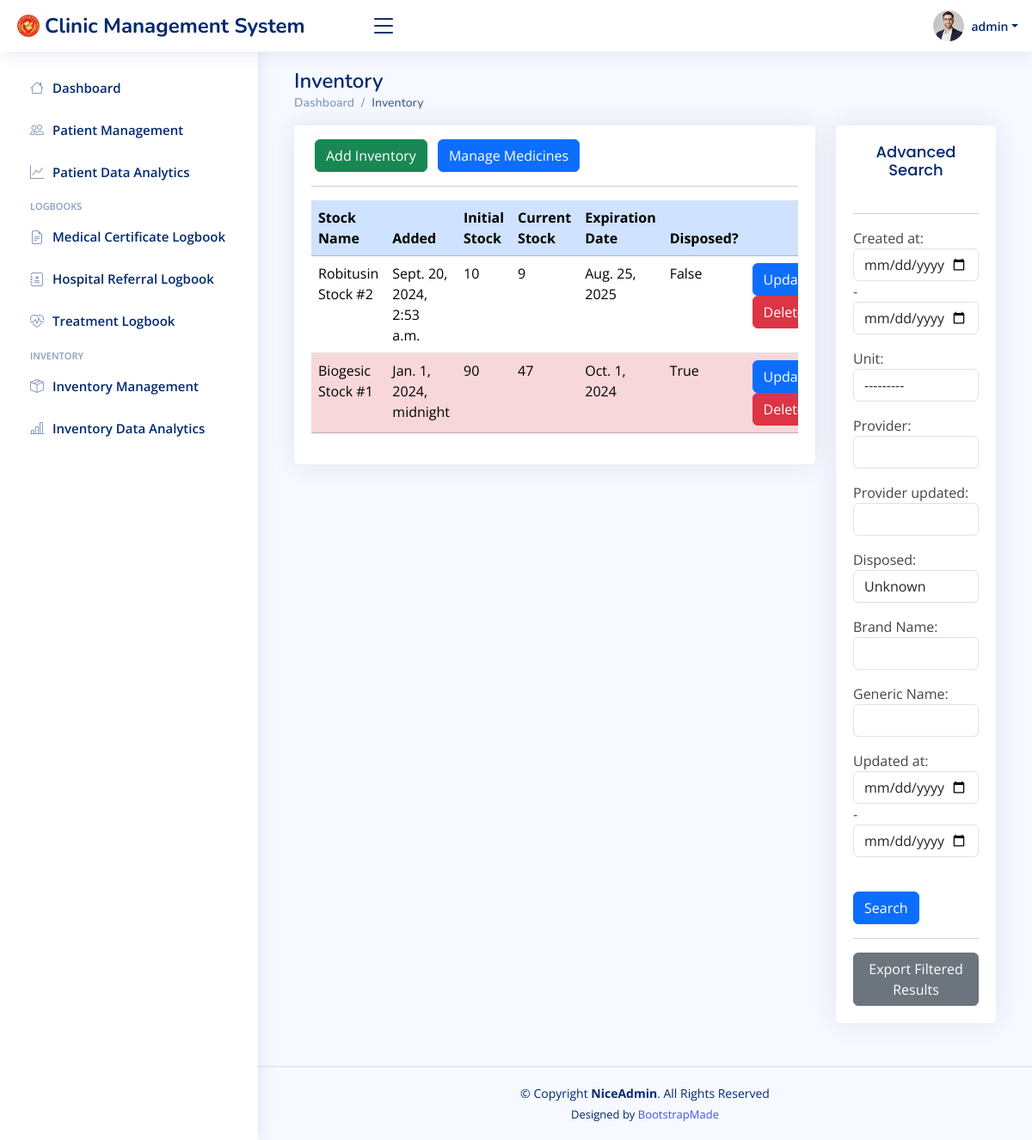
The app's page /inventorydata/ (signed in), older data.
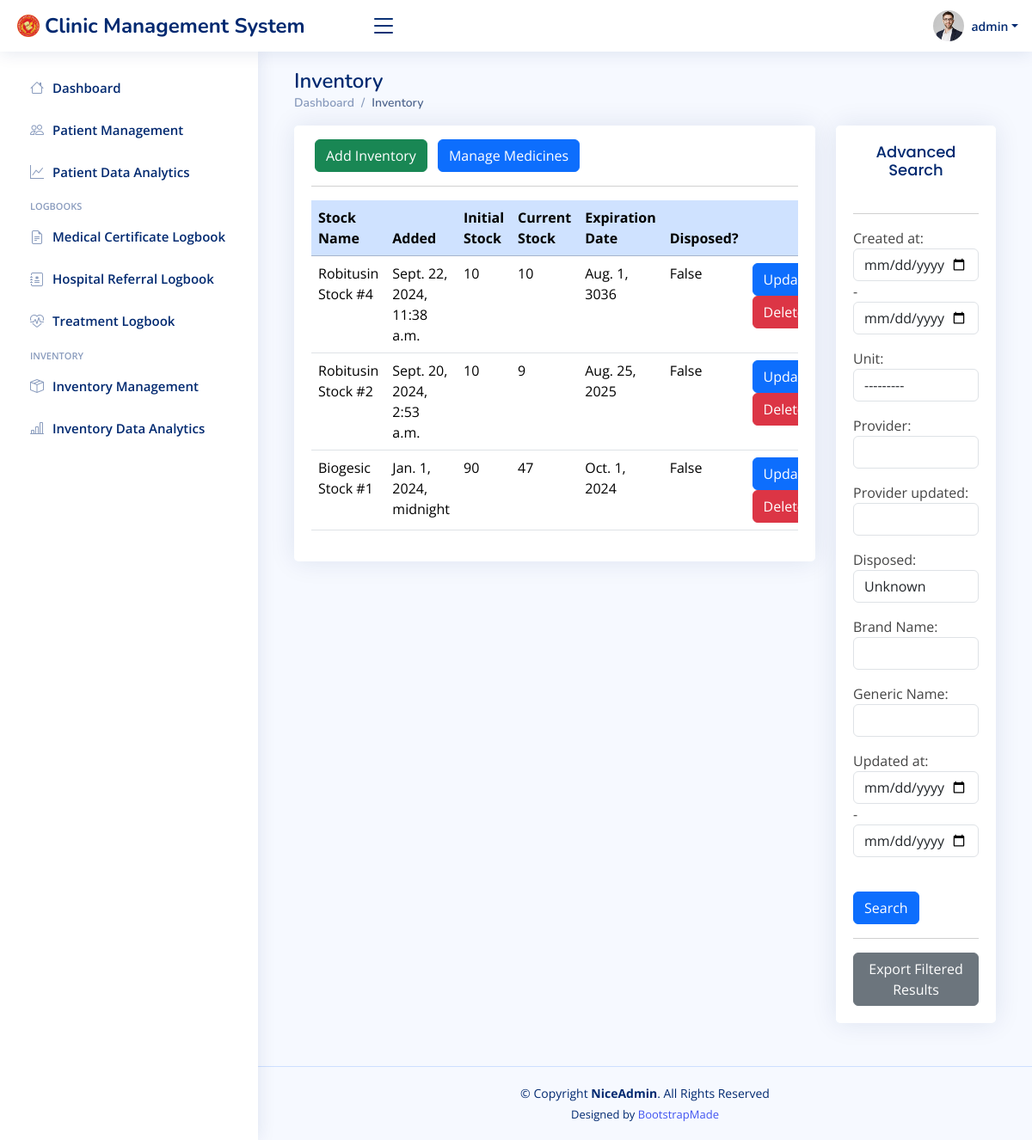
The same page, newer data.
### cms/models.py (models this page shows, shortened)
class Stock(models.Model):
    created_at = models.DateTimeField(auto_now_add=True)
    updated_at = models.DateTimeField(auto_now=True)
    medicine = models.ForeignKey("Medicine", on_delete=models.RESTRICT)
    stock_quantity = models.PositiveIntegerField(default=0)
    choices = [
        ("box", "Box"),
        ("piece", "Piece"),
    ]
    unit = models.CharField(max_length=5, choices=choices)
    quantity_per_unit = models.PositiveIntegerField(default=1)
    expiration_date = models.DateField()
    initial_stocks = models.PositiveIntegerField(blank=True, null=True)
    current_stock = models.PositiveIntegerField(blank=True, null=True)
    provider = models.CharField(max_length=100, blank=True, null=True)
    provider_updated = models.CharField(max_length=100, blank=True)
    disposed = models.BooleanField(default=False)
    def __str__(self):
        return f'{self.medicine.brand_name} Stock #{self.id}'

class Medicine(models.Model):
    created_at = models.DateTimeField(auto_now_add=True)
    updated_at = models.DateTimeField(auto_now=True)
    brand_name = models.CharField(max_length=100)
    generic_name = models.CharField(max_length=100)
    dosage_form = models.CharField(max_length=100)
    dosage_strength = models.CharField(max_length=100)
    provider = models.CharField(max_length=100, blank=True, null=True)
    provider_updated = models.CharField(max_length=100, blank=True)

### cms/views.py (the view)
# urls.py: path('inventorydata/', views.inventorydata_view, name="Inventory Data"),
@login_required(login_url="Login")
def inventorydata_view(request):
    myFilter = InventoryFilter(request.GET, queryset=Stock.objects.all().order_by('-id'))
    records = myFilter.qs
    context = {'records': records, 'myFilter': myFilter}
    return render(request, 'cms/inventory-data.html', context)

### cms/templates/cms/inventory-data.html (shortened to what this page needs)
{% extends "cms/base.html" %}
{% block content %}
<div class="container">
    <div class="pagetitle">
        <h1>Inventory</h1>
        <nav>
            <ol class="breadcrumb">
              <li class="breadcrumb-item"><a href="{% url 'Dashboard'%}">Dashboard</a></li>
              <li class="breadcrumb-item active">Inventory</li>
            </ol>
          </nav>
    </div>
    <div class="row">
        <div class="col-lg-9">
            <div class="card card-body">
                <div class="d-flexbox mt-2">
                    <a class="btn btn-success mt-2 mx-1 btn-block" href= {% url "Inventory Add" %}>
                        Add Inventory
                    <a class="btn btn-primary mt-2 mx-1 btn-block" href= {% url "Medicine Data" %}>
                        Manage Medicines
                </div>
                <hr>
                <div class="table-responsive">
                    <table class="table datatable">
                        <thead>
                            <tr>
                                <th class="table-primary">Stock Name</th>
                                <th class="table-primary">Added</th>
                                <th class="table-primary">Initial Stock</th>
                                <th class="table-primary">Current Stock</th>
                                <th class="table-primary">Expiration Date</th>
                                <th class="table-primary">Disposed?</th>
                                <th class="table-primary"></th>
                            </tr>
                        </thead>
                        <tbody>
                            {% for Stock in records %}
                            <tr {% if Stock.disposed == True %}class="table-danger"{% endif %}>
                                <td>{{Stock}}</td>
                                <td>{{Stock.created_at}}</td>
                                <td>{{Stock.initial_stocks}}</td>
                                <td>{{Stock.current_stock}}</td>
                                <td>{{Stock.expiration_date}}</td>
                                <td>{{Stock.disposed}}</td>
                                <td>
                                    <a href="{% url "Inventory Update" Stock.id %}"><button class="btn btn-primary" type="button">Update</button></a>
                                    <a href="{% url "Inventory Delete" Stock.id %}"><button class="btn btn-danger" type="button">Delete</button></a>
                                </td>
                            </tr>
                            {% endfor %}
                        </tbody>
                    </table>
                </div>
            </div>
        </div>
        <div class="col-lg-3">
            <div class="card card-body">
                <h2 class="card-title text-center">Advanced Search</h2>
                <hr>
                <div class="form-group">
                    <form method="GET">
                        {{myFilter.form.as_p}}
                        <br>
                        <input class="btn btn-primary btn-block" type="submit" value="Search">
                    </form>
                    <hr>
                    <form method="get" action="{% url 'Inventory Export' %}">
                        <button type="submit" class="btn btn-secondary">Export Filtered Results</button>
                    </form>
                </div>
            </div>
        </div>
    </div>
</div>
{% endblock content %}

Row changes from the older to the newer data that the page shows:
added Stock: medicine+id "Robitusin Stock #4", created_at "Sept. 22, 2024, 11:38 a.m.", initial_stocks "10", current_stock "10", expiration_date "Aug. 1, 3036", disposed "False"
changed Stock "Biogesic Stock #1": disposed "True" → "False"
